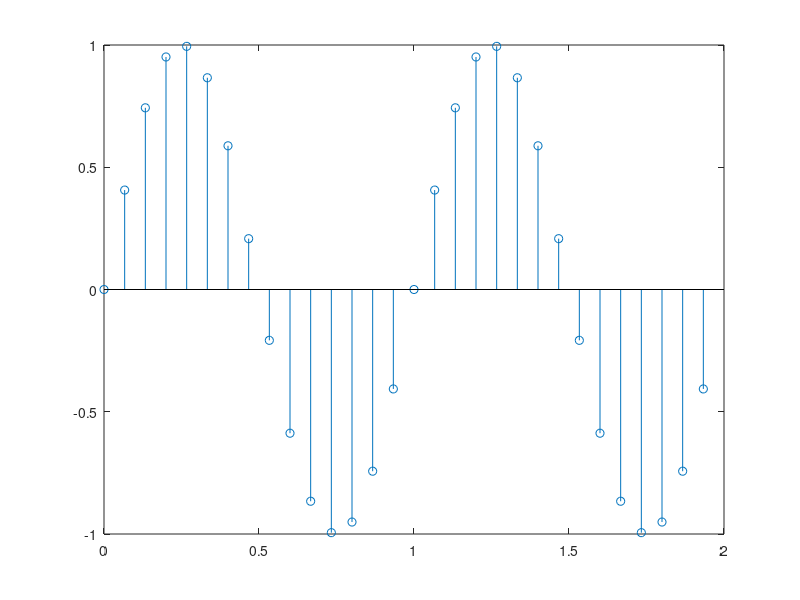

Source code (MATLAB): (Note: this script raises an error after producing the figure.)
clc
clear

f = 1e3;
n = 15;
nT = 2;

Ts = 1/(f*n);
w = 2*pi*f;
N = n*nT;

y = zeros(1, N);
y(1) = 0;
y(2) = sin(w*Ts);

for k = 3:N
    y(k) = 2*cos(w*Ts)*y(k-1)-y(k-2);
end

t = 0:(n*nT-1);

stem(t*f*Ts, y);

%% Using the function
close all

figure,
sin_discret(1e3, 15, 2);

figure,
sin_discret(42, 8, 5);
